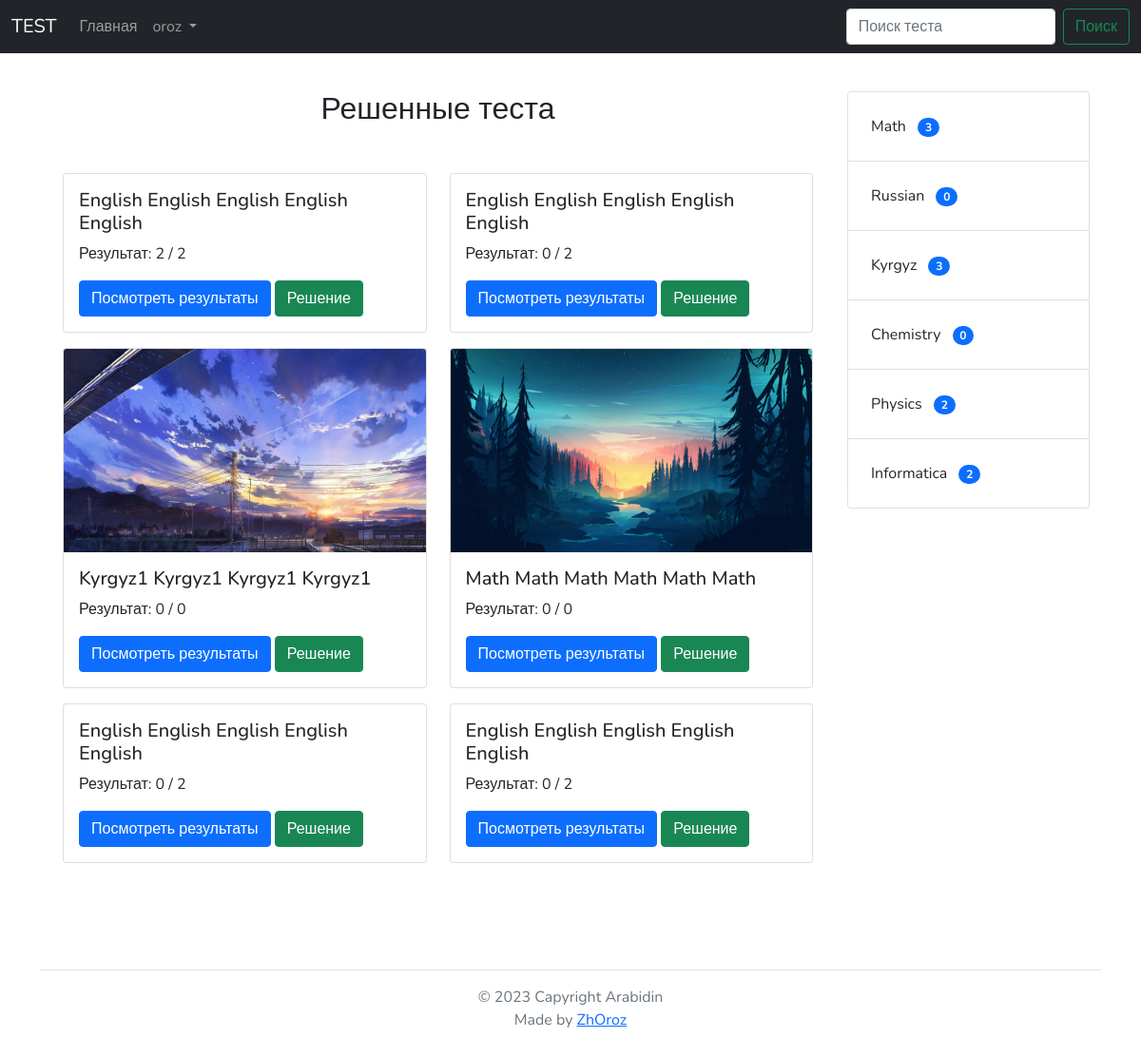
Screenshot of /profile/completed_tests/ (signed in) with the database file from the repository.
### core/models.py (models this page shows, shortened)
class TimeAbstractModel(models.Model):
    class Meta:
        abstract = True
    created_at = models.DateTimeField(
        auto_now_add=True, verbose_name='дата добавления')
    updated_at = models.DateTimeField(
        auto_now=True, verbose_name='дата изменения')

class UsersTest(TimeAbstractModel):
    class Meta:
        verbose_name = _('тест пользователя')
        verbose_name_plural = _('тесты пользователя')
        ordering = ('-created_at', '-updated_at')
    COMPLETED =  'completed'
    IN_PROGRESS = 'in_progress'
    STATUS = (
        (COMPLETED, _('Завершенный')),
        (IN_PROGRESS, _('В ходе выполнения')),
    )
    user = models.ForeignKey(User, related_name='tests',
        verbose_name=_('пользователь'), on_delete=models.CASCADE)
    test = models.ForeignKey(Test, verbose_name=_('тест'), on_delete=models.PROTECT)
    status = models.CharField(_('Status'), max_length=20, default=IN_PROGRESS, choices=STATUS)
    @property
    def amount_of_correct_answers(self):
        return self.test.amount_of_questions - self.incorrect_answers.all().count()
    amount_of_correct_answers.fget.short_description = _('Количество верных вопросов')

class Test(TimeAbstractModel):
    class Meta:
        verbose_name = _('тест')
        verbose_name_plural = _('тесты')
        ordering = ('-created_at', '-updated_at')
    title = models.CharField(_('название'), max_length=60)
    image = models.ImageField(_('изображение'),
        upload_to='tests_images', null=True, blank=True)
    description = models.TextField(_('описание'))
    time = models.PositiveIntegerField(_('время завершения'),
                help_text=_('Указывается в секундах'))
    category = models.ForeignKey(Category, on_delete=models.PROTECT,
                verbose_name=_('категория'))
    @property
    def amount_of_questions(self):
        return self.questions.all().count()
    amount_of_questions.fget.short_description = _('Количество вопросов')

class Category(TimeAbstractModel):
    class Meta:
        verbose_name = _('категория')
        verbose_name_plural = _('категории')
        ordering = ('-created_at', '-updated_at')
    title = models.CharField(_('название'), max_length=50, unique=True)

### core/views.py (the view)
# urls.py: path('profile/completed_tests/', ListCompletedTest.as_view(), name='completed_tests'),
class ListCompletedTest(LoginRequiredMixin, ListView):
    model = UsersTest
    context_object_name = 'user_tests'
    template_name = 'list_completed_test.html'
    paginate_by = 6
    login_url = '/login/'
    def get_queryset(self):
        queryset = super().get_queryset()
        return queryset.filter(user=self.request.user)

### core/tags.py (called while the page is built)
@register.simple_tag()
def list_categories():
    categories = Category.objects.annotate(test_count=Count('test'))
    return categories

### templates/list_completed_test.html (shortened to what this page needs)
{% extends 'base.html' %}
{% block content %}
    <h2 class="text-center mb-5">
        Решенные теста
    </h2>
    <div class="row mx-0">
        {% for user_test in user_tests %}
            <div class="col-lg-6 col-12 mb-3">
                <div class="card h-100">
                    <img src="{{ user_test.test.image.url }}" class="card-img-top" alt="">
                    <div class="card-body">
                    <h5 class="card-title">{{ user_test.test.title }}</h5>
                    <p class="mb-3">Результат: {{ user_test.amount_of_correct_answers }} / {{ user_test.test.amount_of_questions }}</p>
                    <a href="{% url 'completed_test' id=user_test.id %}" class="btn btn-primary">Посмотреть результаты</a>
                    <a href="{% url 'solution' id=user_test.test.id %}" class="btn btn-success">Решение</a>
                    </div>
                </div>
            </div>
        {% endfor %}
    </div>
{% endblock content %}

### templates/components/navbar.html (shortened to what this page needs)
<nav class="navbar navbar-expand-lg navbar-dark bg-dark">
    <div class="container-fluid">
      <a class="navbar-brand" href="/">TEST</a>
      <div class="collapse navbar-collapse" id="navbarScroll">
        <ul class="navbar-nav me-auto my-2 my-lg-0 navbar-nav-scroll" style="--bs-scroll-height: 100px;">
          <li class="nav-item">
            <a class="nav-link" aria-current="page" href="{% url 'main' %}">Главная</a>
          </li>
            <li class="nav-item dropdown">
          <a class="nav-link dropdown-toggle" href="#" id="navbarDropdown" role="button" data-bs-toggle="dropdown" aria-expanded="false">
            {{ request.user }}
          </a>
        </li>
        </ul>
        <form class="d-flex" action="/">
          <input class="form-control me-2" type="search" value="{{ request.GET.search }}" name="search" placeholder="Поиск теста" aria-label="Search">
          <button class="btn btn-outline-success" type="submit">Поиск</button>
        </form>
      </div>
    </div>
  </nav>

### templates/components/list_categories.html
{% load tags %}
{% list_categories as categories %}
<div class="list-group w-100">
    {% for category in categories %}
        <a href="{% url 'category_filter' id=category.id %}" class="list-group-item list-group-item-action p-4">
            {{ category.title }}
            <span class="badge bg-primary rounded-pill ms-2">{{ category.test_count }}</span>
        </a>
    {% endfor %}
</div>

### static/static_dirs/css/css.css (style rules this page uses)
body { font-family: 'Nunito', sans-serif !important; }
p { margin: 0!important; }

### rows the page displays
UsersTest: test "English English English English English", amount_of_correct_answers "2", test.amount_of_questions "2"
UsersTest: test "English English English English English", amount_of_correct_answers "0", test.amount_of_questions "2"
UsersTest: test.image (picture), test "Kyrgyz1 Kyrgyz1 Kyrgyz1 Kyrgyz1", amount_of_correct_answers "0", test.amount_of_questions "0"
UsersTest: test.image (picture), test "Math Math Math Math Math Math", amount_of_correct_answers "0", test.amount_of_questions "0"
UsersTest: test "English English English English English", amount_of_correct_answers "0", test.amount_of_questions "2"
UsersTest: test "English English English English English", amount_of_correct_answers "0", test.amount_of_questions "2"
Category: title "Math", test_count "3"
Category: title "Russian", test_count "0"
Category: title "Kyrgyz", test_count "3"
Category: title "Chemistry", test_count "0"
Category: title "Physics", test_count "2"
Category: title "Informatica", test_count "2"

### other values shown
{{ request.user }} "oroz"
